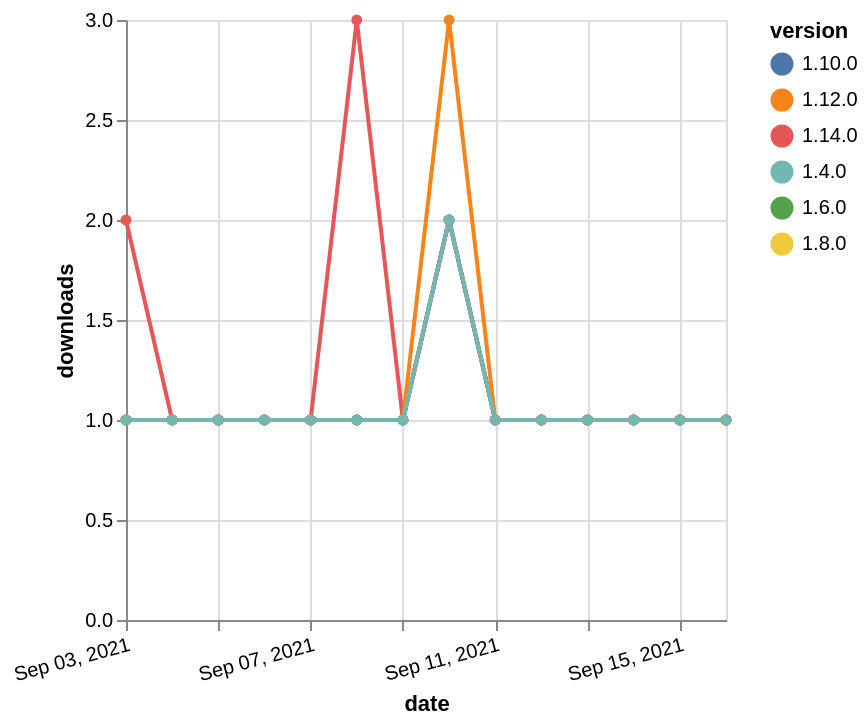

The Vega-Lite source for this figure:
### Vega-Lite specification from a JSON file in a GitHub repository (floating-point values rounded to 4 significant figures)
{"$schema": "https://vega.github.io/schema/vega-lite/v5.json", "description": "A simple bar chart with embedded data.", "data": {"values": [{"date": "2021-09-03", "total": 203, "delta": 1, "version": "1.6.0"}, {"date": "2021-09-04", "total": 204, "delta": 1, "version": "1.6.0"}, {"date": "2021-09-05", "total": 205, "delta": 1, "version": "1.6.0"}, {"date": "2021-09-06", "total": 206, "delta": 1, "version": "1.6.0"}, {"date": "2021-09-07", "total": 207, "delta": 1, "version": "1.6.0"}, {"date": "2021-09-08", "total": 208, "delta": 1, "version": "1.6.0"}, {"date": "2021-09-09", "total": 209, "delta": 1, "version": "1.6.0"}, {"date": "2021-09-10", "total": 211, "delta": 2, "version": "1.6.0"}, {"date": "2021-09-11", "total": 212, "delta": 1, "version": "1.6.0"}, {"date": "2021-09-12", "total": 213, "delta": 1, "version": "1.6.0"}, {"date": "2021-09-13", "total": 214, "delta": 1, "version": "1.6.0"}, {"date": "2021-09-14", "total": 215, "delta": 1, "version": "1.6.0"}, {"date": "2021-09-15", "total": 216, "delta": 1, "version": "1.6.0"}, {"date": "2021-09-16", "total": 217, "delta": 1, "version": "1.6.0"}, {"date": "2021-09-03", "total": 193, "delta": 1, "version": "1.8.0"}, {"date": "2021-09-04", "total": 194, "delta": 1, "version": "1.8.0"}, {"date": "2021-09-05", "total": 195, "delta": 1, "version": "1.8.0"}, {"date": "2021-09-06", "total": 196, "delta": 1, "version": "1.8.0"}, {"date": "2021-09-07", "total": 197, "delta": 1, "version": "1.8.0"}, {"date": "2021-09-08", "total": 198, "delta": 1, "version": "1.8.0"}, {"date": "2021-09-09", "total": 199, "delta": 1, "version": "1.8.0"}, {"date": "2021-09-10", "total": 201, "delta": 2, "version": "1.8.0"}, {"date": "2021-09-11", "total": 202, "delta": 1, "version": "1.8.0"}, {"date": "2021-09-12", "total": 203, "delta": 1, "version": "1.8.0"}, {"date": "2021-09-13", "total": 204, "delta": 1, "version": "1.8.0"}, {"date": "2021-09-14", "total": 205, "delta": 1, "version": "1.8.0"}, {"date": "2021-09-15", "total": 206, "delta": 1, "version": "1.8.0"}, {"date": "2021-09-16", "total": 207, "delta": 1, "version": "1.8.0"}, {"date": "2021-09-03", "total": 168, "delta": 1, "version": "1.10.0"}, {"date": "2021-09-04", "total": 169, "delta": 1, "version": "1.10.0"}, {"date": "2021-09-05", "total": 170, "delta": 1, "version": "1.10.0"}, {"date": "2021-09-06", "total": 171, "delta": 1, "version": "1.10.0"}, {"date": "2021-09-07", "total": 172, "delta": 1, "version": "1.10.0"}, {"date": "2021-09-08", "total": 173, "delta": 1, "version": "1.10.0"}, {"date": "2021-09-09", "total": 174, "delta": 1, "version": "1.10.0"}, {"date": "2021-09-10", "total": 176, "delta": 2, "version": "1.10.0"}, {"date": "2021-09-11", "total": 177, "delta": 1, "version": "1.10.0"}, {"date": "2021-09-12", "total": 178, "delta": 1, "version": "1.10.0"}, {"date": "2021-09-13", "total": 179, "delta": 1, "version": "1.10.0"}, {"date": "2021-09-14", "total": 180, "delta": 1, "version": "1.10.0"}, {"date": "2021-09-15", "total": 181, "delta": 1, "version": "1.10.0"}, {"date": "2021-09-16", "total": 182, "delta": 1, "version": "1.10.0"}, {"date": "2021-09-03", "total": 127, "delta": 2, "version": "1.14.0"}, {"date": "2021-09-04", "total": 128, "delta": 1, "version": "1.14.0"}, {"date": "2021-09-05", "total": 129, "delta": 1, "version": "1.14.0"}, {"date": "2021-09-06", "total": 130, "delta": 1, "version": "1.14.0"}, {"date": "2021-09-07", "total": 131, "delta": 1, "version": "1.14.0"}, {"date": "2021-09-08", "total": 134, "delta": 3, "version": "1.14.0"}, {"date": "2021-09-09", "total": 135, "delta": 1, "version": "1.14.0"}, {"date": "2021-09-10", "total": 137, "delta": 2, "version": "1.14.0"}, {"date": "2021-09-11", "total": 138, "delta": 1, "version": "1.14.0"}, {"date": "2021-09-12", "total": 139, "delta": 1, "version": "1.14.0"}, {"date": "2021-09-13", "total": 140, "delta": 1, "version": "1.14.0"}, {"date": "2021-09-14", "total": 141, "delta": 1, "version": "1.14.0"}, {"date": "2021-09-15", "total": 142, "delta": 1, "version": "1.14.0"}, {"date": "2021-09-16", "total": 143, "delta": 1, "version": "1.14.0"}, {"date": "2021-09-03", "total": 200, "delta": 1, "version": "1.12.0"}, {"date": "2021-09-04", "total": 201, "delta": 1, "version": "1.12.0"}, {"date": "2021-09-05", "total": 202, "delta": 1, "version": "1.12.0"}, {"date": "2021-09-06", "total": 203, "delta": 1, "version": "1.12.0"}, {"date": "2021-09-07", "total": 204, "delta": 1, "version": "1.12.0"}, {"date": "2021-09-08", "total": 205, "delta": 1, "version": "1.12.0"}, {"date": "2021-09-09", "total": 206, "delta": 1, "version": "1.12.0"}, {"date": "2021-09-10", "total": 209, "delta": 3, "version": "1.12.0"}, {"date": "2021-09-11", "total": 210, "delta": 1, "version": "1.12.0"}, {"date": "2021-09-12", "total": 211, "delta": 1, "version": "1.12.0"}, {"date": "2021-09-13", "total": 212, "delta": 1, "version": "1.12.0"}, {"date": "2021-09-14", "total": 213, "delta": 1, "version": "1.12.0"}, {"date": "2021-09-15", "total": 214, "delta": 1, "version": "1.12.0"}, {"date": "2021-09-16", "total": 215, "delta": 1, "version": "1.12.0"}, {"date": "2021-09-03", "total": 242, "delta": 1, "version": "1.4.0"}, {"date": "2021-09-04", "total": 243, "delta": 1, "version": "1.4.0"}, {"date": "2021-09-05", "total": 244, "delta": 1, "version": "1.4.0"}, {"date": "2021-09-06", "total": 245, "delta": 1, "version": "1.4.0"}, {"date": "2021-09-07", "total": 246, "delta": 1, "version": "1.4.0"}, {"date": "2021-09-08", "total": 247, "delta": 1, "version": "1.4.0"}, {"date": "2021-09-09", "total": 248, "delta": 1, "version": "1.4.0"}, {"date": "2021-09-10", "total": 250, "delta": 2, "version": "1.4.0"}, {"date": "2021-09-11", "total": 251, "delta": 1, "version": "1.4.0"}, {"date": "2021-09-12", "total": 252, "delta": 1, "version": "1.4.0"}, {"date": "2021-09-13", "total": 253, "delta": 1, "version": "1.4.0"}, {"date": "2021-09-14", "total": 254, "delta": 1, "version": "1.4.0"}, {"date": "2021-09-15", "total": 255, "delta": 1, "version": "1.4.0"}, {"date": "2021-09-16", "total": 256, "delta": 1, "version": "1.4.0"}]}, "width": "container", "mark": {"type": "line", "point": {"filled": true}}, "encoding": {"x": {"field": "date", "type": "temporal", "timeUnit": "yearmonthdate", "title": "date", "axis": {"labelAngle": -15}}, "y": {"field": "delta", "type": "quantitative", "title": "downloads"}, "color": {"field": "version", "type": "nominal"}, "tooltip": {"field": "delta"}}}
